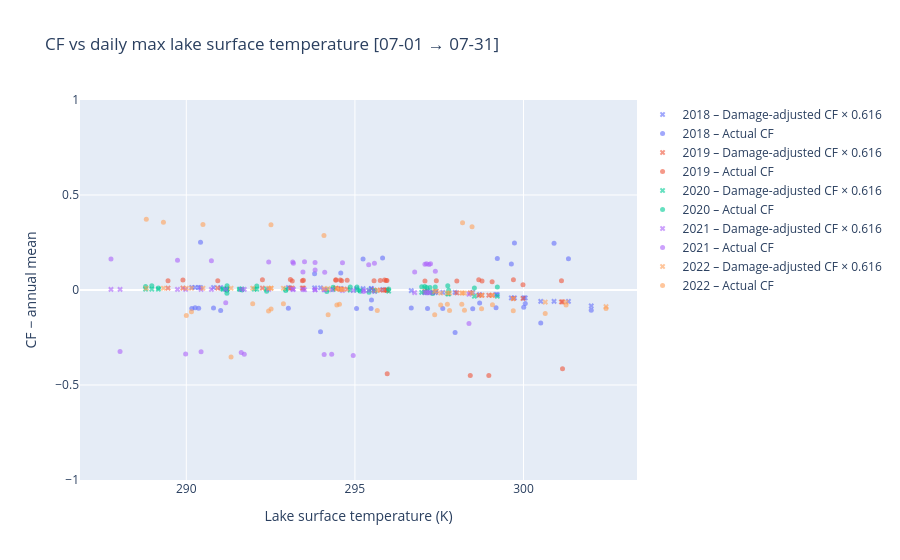

Source (notebook cell):
### Code cell
# Single plant — all weather years, summer period
# date_range MM-DD applies July independently to each year
fig = cf_to_temp_max(
    cutout_data_by_year, powerplants_df, multi_sources,
    plant_name="St Alban",
    date_range=("07-01", "07-31"),
)
fig.show()
